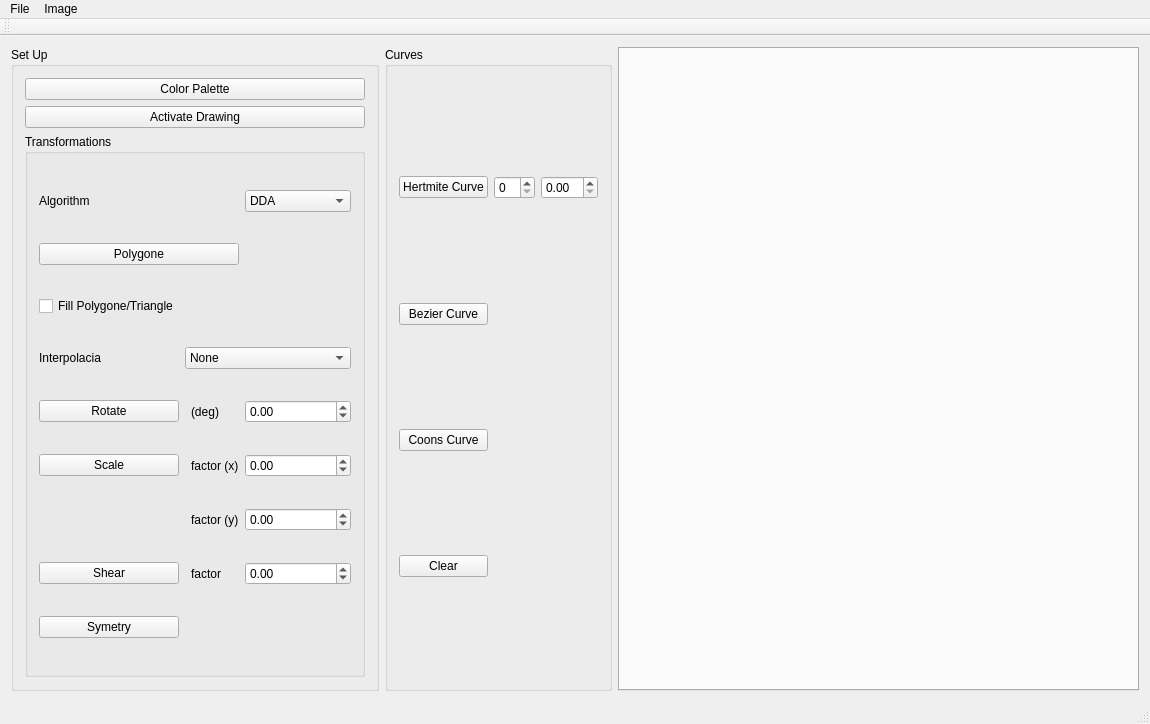
<?xml version="1.0" encoding="UTF-8"?>
<ui version="4.0">
 <class>ImageViewerClass</class>
 <widget class="QMainWindow" name="ImageViewerClass">
  <property name="geometry">
   <rect>
    <x>0</x>
    <y>0</y>
    <width>1150</width>
    <height>724</height>
   </rect>
  </property>
  <property name="windowTitle">
   <string>ImageViewer</string>
  </property>
  <widget class="QWidget" name="centralWidget">
   <layout class="QHBoxLayout" name="horizontalLayout">
    <item>
     <widget class="QGroupBox" name="groupBoxSetUp">
      <property name="title">
       <string>Set Up</string>
      </property>
      <layout class="QGridLayout" name="gridLayout">
       <item row="0" column="0">
        <widget class="QPushButton" name="pushButtonColorPalette">
         <property name="text">
          <string>Color Palette</string>
         </property>
        </widget>
       </item>
       <item row="1" column="0">
        <widget class="QPushButton" name="pushButtonDraw">
         <property name="text">
          <string>Activate Drawing</string>
         </property>
        </widget>
       </item>
       <item row="4" column="0">
        <widget class="QGroupBox" name="groupBoxTransformations">
         <property name="title">
          <string>Transformations</string>
         </property>
         <layout class="QGridLayout" name="gridLayout_2">
          <item row="8" column="1">
           <widget class="QPushButton" name="pushButtonSymetry">
            <property name="text">
             <string>Symetry</string>
            </property>
           </widget>
          </item>
          <item row="7" column="4">
           <widget class="QDoubleSpinBox" name="spinBoxShear">
            <property name="minimum">
             <double>-99.989999999999995</double>
            </property>
            <property name="singleStep">
             <double>0.010000000000000</double>
            </property>
            <property name="value">
             <double>0.000000000000000</double>
            </property>
           </widget>
          </item>
          <item row="5" column="4">
           <widget class="QDoubleSpinBox" name="spinBoxScale_1">
            <property name="minimum">
             <double>-99.989999999999995</double>
            </property>
            <property name="singleStep">
             <double>0.010000000000000</double>
            </property>
            <property name="value">
             <double>0.000000000000000</double>
            </property>
           </widget>
          </item>
          <item row="3" column="2" colspan="3">
           <widget class="QComboBox" name="comboBoxInterpolation">
            <item>
             <property name="text">
              <string>None</string>
             </property>
            </item>
            <item>
             <property name="text">
              <string>Nearest Neighbor</string>
             </property>
            </item>
            <item>
             <property name="text">
              <string>Barycentrick</string>
             </property>
            </item>
           </widget>
          </item>
          <item row="4" column="3">
           <widget class="QLabel" name="label_5">
            <property name="text">
             <string>(deg)</string>
            </property>
           </widget>
          </item>
          <item row="1" column="1" colspan="3">
           <widget class="QPushButton" name="pushButtonPolygone">
            <property name="text">
             <string>Polygone</string>
            </property>
           </widget>
          </item>
          <item row="4" column="4">
           <widget class="QDoubleSpinBox" name="spinBoxRotate">
            <property name="minimum">
             <double>-360.000000000000000</double>
            </property>
            <property name="maximum">
             <double>360.000000000000000</double>
            </property>
            <property name="singleStep">
             <double>1.000000000000000</double>
            </property>
           </widget>
          </item>
          <item row="0" column="1">
           <widget class="QLabel" name="label">
            <property name="text">
             <string>Algorithm</string>
            </property>
           </widget>
          </item>
          <item row="7" column="3">
           <widget class="QLabel" name="label_6">
            <property name="text">
             <string>factor</string>
            </property>
           </widget>
          </item>
          <item row="6" column="4">
           <widget class="QDoubleSpinBox" name="spinBoxScale_2">
            <property name="minimum">
             <double>-99.989999999999995</double>
            </property>
            <property name="singleStep">
             <double>0.010000000000000</double>
            </property>
            <property name="value">
             <double>0.000000000000000</double>
            </property>
           </widget>
          </item>
          <item row="5" column="1">
           <widget class="QPushButton" name="pushButtonScale">
            <property name="text">
             <string>Scale</string>
            </property>
           </widget>
          </item>
          <item row="7" column="1">
           <widget class="QPushButton" name="pushButtonShear">
            <property name="text">
             <string>Shear</string>
            </property>
           </widget>
          </item>
          <item row="4" column="1">
           <widget class="QPushButton" name="pushButtonRotate">
            <property name="text">
             <string>Rotate</string>
            </property>
           </widget>
          </item>
          <item row="6" column="3">
           <widget class="QLabel" name="label_4">
            <property name="text">
             <string>factor (y)</string>
            </property>
           </widget>
          </item>
          <item row="5" column="3">
           <widget class="QLabel" name="label_3">
            <property name="text">
             <string>factor (x)</string>
            </property>
           </widget>
          </item>
          <item row="3" column="1">
           <widget class="QLabel" name="label_2">
            <property name="text">
             <string>Interpolacia</string>
            </property>
           </widget>
          </item>
          <item row="2" column="1">
           <widget class="QCheckBox" name="checkBoxFill">
            <property name="text">
             <string>Fill Polygone/Triangle</string>
            </property>
           </widget>
          </item>
          <item row="0" column="4">
           <widget class="QComboBox" name="comboBoxAlg">
            <item>
             <property name="text">
              <string>DDA</string>
             </property>
            </item>
            <item>
             <property name="text">
              <string>Bresenhamov</string>
             </property>
            </item>
           </widget>
          </item>
         </layout>
        </widget>
       </item>
      </layout>
     </widget>
    </item>
    <item>
     <widget class="QGroupBox" name="groupBoxCurves">
      <property name="title">
       <string>Curves</string>
      </property>
      <layout class="QGridLayout" name="gridLayout_3">
       <item row="1" column="2">
        <widget class="QDoubleSpinBox" name="doubleSpinBox">
         <property name="singleStep">
          <double>0.010000000000000</double>
         </property>
        </widget>
       </item>
       <item row="1" column="1">
        <widget class="QSpinBox" name="spinBox"/>
       </item>
       <item row="2" column="0">
        <widget class="QPushButton" name="pushButtonBezier">
         <property name="text">
          <string>Bezier Curve</string>
         </property>
        </widget>
       </item>
       <item row="3" column="0">
        <widget class="QPushButton" name="pushButtonCoons">
         <property name="text">
          <string>Coons Curve</string>
         </property>
        </widget>
       </item>
       <item row="1" column="0">
        <widget class="QPushButton" name="pushButtonHermite">
         <property name="text">
          <string>Hertmite Curve</string>
         </property>
        </widget>
       </item>
       <item row="4" column="0">
        <widget class="QPushButton" name="pushButtonClear">
         <property name="text">
          <string>Clear</string>
         </property>
        </widget>
       </item>
      </layout>
     </widget>
    </item>
    <item>
     <widget class="QTabWidget" name="tabWidget">
      <property name="documentMode">
       <bool>false</bool>
      </property>
      <property name="tabsClosable">
       <bool>true</bool>
      </property>
      <property name="movable">
       <bool>true</bool>
      </property>
     </widget>
    </item>
   </layout>
  </widget>
  <widget class="QMenuBar" name="menuBar">
   <property name="geometry">
    <rect>
     <x>0</x>
     <y>0</y>
     <width>1150</width>
     <height>26</height>
    </rect>
   </property>
   <widget class="QMenu" name="menuFile">
    <property name="title">
     <string>File</string>
    </property>
    <addaction name="actionNew"/>
    <addaction name="actionOpen"/>
    <addaction name="actionSave_as"/>
   </widget>
   <widget class="QMenu" name="menuImage">
    <property name="title">
     <string>Image</string>
    </property>
    <addaction name="actionRename"/>
    <addaction name="actionClear"/>
    <addaction name="actionSet_background_color"/>
   </widget>
   <addaction name="menuFile"/>
   <addaction name="menuImage"/>
  </widget>
  <widget class="QToolBar" name="mainToolBar">
   <attribute name="toolBarArea">
    <enum>TopToolBarArea</enum>
   </attribute>
   <attribute name="toolBarBreak">
    <bool>false</bool>
   </attribute>
  </widget>
  <widget class="QStatusBar" name="statusBar"/>
  <action name="actionNew">
   <property name="text">
    <string>New</string>
   </property>
  </action>
  <action name="actionOpen">
   <property name="text">
    <string>Open</string>
   </property>
  </action>
  <action name="actionSave_as">
   <property name="text">
    <string>Save as</string>
   </property>
  </action>
  <action name="actionRename">
   <property name="text">
    <string>Rename</string>
   </property>
  </action>
  <action name="actionClear">
   <property name="text">
    <string>Clear</string>
   </property>
  </action>
  <action name="actionSet_background_color">
   <property name="text">
    <string>Set background color</string>
   </property>
  </action>
 </widget>
 <layoutdefault spacing="6" margin="11"/>
 <resources>
  <include location="ImageViewer.qrc"/>
 </resources>
 <connections/>
</ui>
